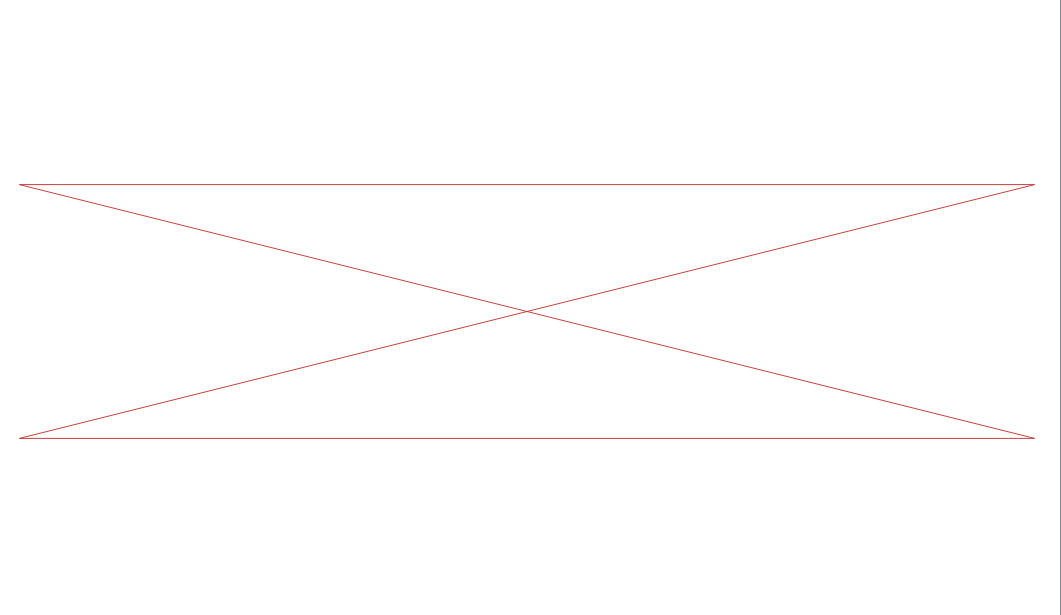

This chart was generated by the following Python code:
import shapefile 		# mengimport modul shapefile
w=shapefile.Writer()	#mendeklarasikan fungsi writer
w.shapeType 			#meng apply shapetype

w.field("kolom1","C") 	#membuat kolom dengan tipe character
w.field("kolom2","C")

w.record("ngek","satu")	#mengisi record atau data pada kolom yang sudah disediakan


w.poly(parts=[[[1,3],[5,3],[1,2],[5,2], [1,3]]],shapeType=shapefile.POLYLINE)	#membuat titik koordinat polyline yang hasilnya menjadi sebuah polygone karena titik awal bertemu dengan titik akhir

w.save("soal8")		#untuk menyimmpan data dalam bentuk shp file